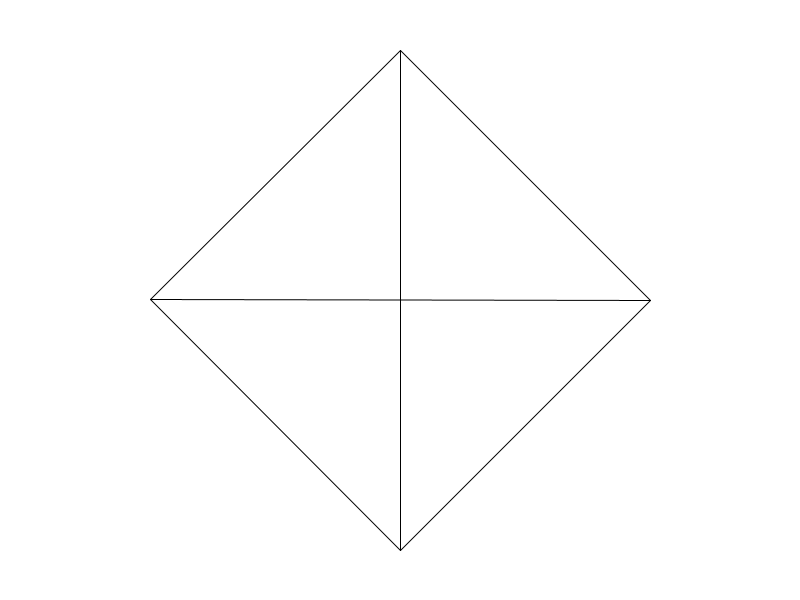
Frame 1 (no input)
Frame 60 (the mouse pressed at the canvas centre just before this capture): identical to frame 1, image omitted
Frame 120 (the mouse held since frame 60 and released just before this capture): identical to frame 1, image omitted

The Processing sketch that drew this single still picture (run headless with seeded random() and noise(); from frame 60 on, the mouse is pressed at the canvas centre):

// Processing sketch: completepolygon
// ── completepolygon.pde
void setup() {
  size(800, 600);
}
int n = 4;
void draw() {
  background(255);
  float cx = width/2, cy = height/2;
  float r = 250;

  for (int i = 0; i < n; i++) {
    float theta1 = 2*PI /n*i;
    for (int j = i+1; j < n; j++) {
      float theta2 = 2*PI / n *j;
      float x1 = cx + r*cos(theta1);
      float y1 = cy + r*sin(theta1);
      float x2 = cx + r*cos(theta2);
      float y2 = cy + r*sin(theta2);
      line(x1, y1, x2, y2);
    }
  }
}

void mouseClicked() {
  n++;
}
